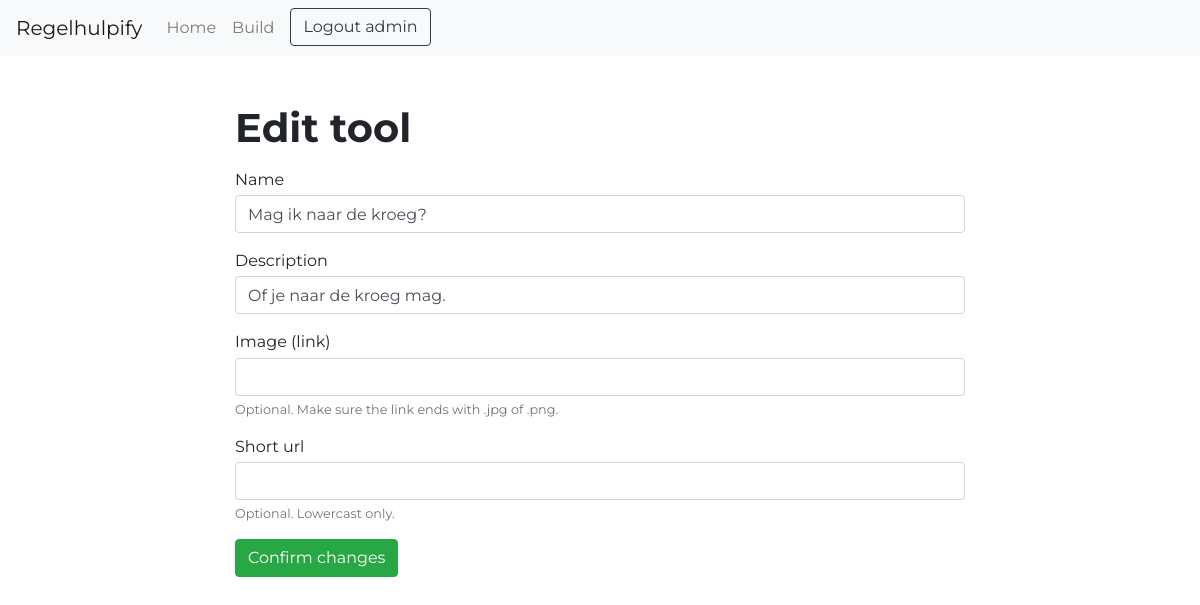
/builder/3/edit/ (signed in), run on an earlier commit of the app's database.
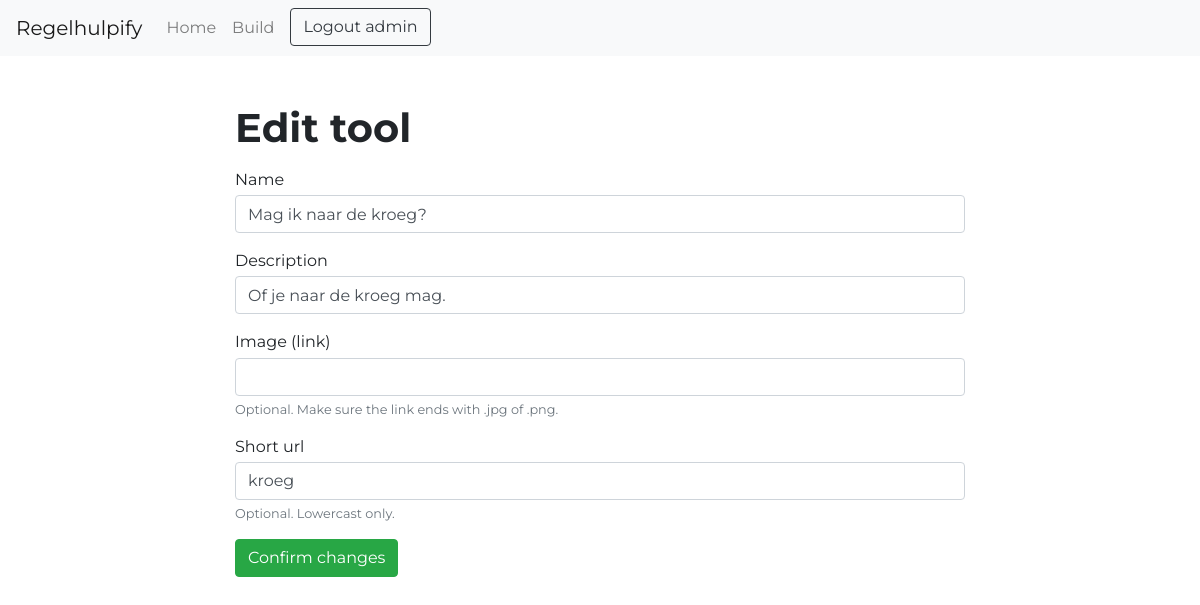
And on a later commit of the database.
### regelhulpify/models.py (models this page shows, shortened)
class Tool(models.Model):
    owner = models.ForeignKey(User, on_delete=models.SET_DEFAULT, default=1)
    name = models.CharField(max_length=128, unique=True)
    desc = models.CharField(max_length=1024)
    img = models.URLField(max_length=1024, null=True, blank=True)
    shorturl = models.SlugField(max_length=64, unique=True, null=True, blank=True, validators=[safe_url])

### regelhulpify/views.py (the view)
# urls.py: path("builder/<int:tool>/edit/", views.edittool, name="edittool"),
@login_required
def edittool(request, tool):
    t = get_object_or_404(Tool, id=tool)
    if t.owner != request.user:
        return HttpResponseForbidden('Not your tool.')
    if request.method == 'POST':
        form = ToolForm(request.POST, instance=t)
        if form.is_valid():
            form.save()
            return redirect('builder_tool', tool)
        else:
            context = {'form': form, 'tool': tool}
            return render(request, 'regelhulpify/edittool.html', context)
    else:
        form = ToolForm(instance=t)
        context = {'form': form, 'tool': tool}
        return render(request, 'regelhulpify/edittool.html', context)

### regelhulpify/forms.py
class ToolForm(ModelForm):
    class Meta:
        model = Tool
        fields = ['name', 'desc', 'img', 'shorturl', 'owner']
        widgets = {'owner': HiddenInput()}
        labels = {
            "name": "Name",
            "desc": "Description",
            "img": "Image (link)",
            "shorturl": "Short url",
        }
        help_texts = {
            'img': _('Optional. Make sure the link ends with .jpg of .png.'),
            'shorturl': _('Optional. Lowercast only.')
        }
    def __init__(self, *args, **kwargs):
        kwargs.setdefault('label_suffix', '')
        super(ToolForm, self).__init__(*args, **kwargs)
        for visible in self.visible_fields():
            visible.field.widget.attrs['class'] = 'form-control'

### regelhulpify/context_processors.py (called while the page is built)
def login_form(request):
    return {
        'login_form': AuthenticationForm()
    }

### regelhulpify/templates/regelhulpify/edittool.html
{% extends 'regelhulpify/base.html' %}
{% block content %}
  <h1>Edit tool</h1>
  <form action="{% url 'edittool' tool %}" method="post">
    {% include 'regelhulpify/form_snippet.html' %}
    <input type="submit" value="Confirm changes" class="btn btn-success">
  </form>
{% endblock %}

### regelhulpify/templates/regelhulpify/form_snippet.html (shortened to what this page needs)
<div class="mt-3 mb-3 w-100">
    {% for field in form.visible_fields %}
    <div class="form-group">
        {{ field.label_tag }}
        {{ field }}
        {% if field.help_text or field.errors %}
            <small id="emailHelp" class="form-text">{{ field.errors }}<span class="text-muted">{{ field.help_text }}</span></small>
        {% endif %}
    </div>
    {% endfor %}
    </div>

What changed in the data, as far as the page shows it:
changed Tool "Mag ik naar de kroeg?": shorturl (not shown) → "kroeg"
